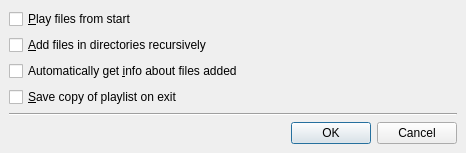
<ui version="4.0" >
 <class>PlaylistPreferences</class>
 <widget class="QDialog" name="PlaylistPreferences" >
  <property name="geometry" >
   <rect>
    <x>0</x>
    <y>0</y>
    <width>466</width>
    <height>144</height>
   </rect>
  </property>
  <property name="windowTitle" >
   <string>Playlist - Preferences</string>
  </property>
  <layout class="QVBoxLayout" >
   <property name="margin" >
    <number>9</number>
   </property>
   <property name="spacing" >
    <number>6</number>
   </property>
   <item>
    <widget class="QCheckBox" name="play_from_start_check" >
     <property name="text" >
      <string>&amp;Play files from start</string>
     </property>
    </widget>
   </item>
   <item>
    <widget class="QCheckBox" name="recursive_check" >
     <property name="text" >
      <string>&amp;Add files in directories recursively</string>
     </property>
    </widget>
   </item>
   <item>
    <widget class="QCheckBox" name="getinfo_check" >
     <property name="text" >
      <string>Automatically get &amp;info about files added</string>
     </property>
    </widget>
   </item>
   <item>
    <widget class="QCheckBox" name="autosave_on_exit_check" >
     <property name="text" >
      <string>&amp;Save copy of playlist on exit</string>
     </property>
    </widget>
   </item>
   <item>
    <widget class="Line" name="line" >
     <property name="orientation" >
      <enum>Qt::Horizontal</enum>
     </property>
    </widget>
   </item>
   <item>
    <widget class="QDialogButtonBox" name="buttonBox" >
     <property name="orientation" >
      <enum>Qt::Horizontal</enum>
     </property>
     <property name="standardButtons" >
      <set>QDialogButtonBox::Cancel|QDialogButtonBox::NoButton|QDialogButtonBox::Ok</set>
     </property>
    </widget>
   </item>
  </layout>
 </widget>
 <resources/>
 <connections>
  <connection>
   <sender>buttonBox</sender>
   <signal>accepted()</signal>
   <receiver>PlaylistPreferences</receiver>
   <slot>accept()</slot>
   <hints>
    <hint type="sourcelabel" >
     <x>248</x>
     <y>254</y>
    </hint>
    <hint type="destinationlabel" >
     <x>157</x>
     <y>274</y>
    </hint>
   </hints>
  </connection>
  <connection>
   <sender>buttonBox</sender>
   <signal>rejected()</signal>
   <receiver>PlaylistPreferences</receiver>
   <slot>reject()</slot>
   <hints>
    <hint type="sourcelabel" >
     <x>316</x>
     <y>260</y>
    </hint>
    <hint type="destinationlabel" >
     <x>286</x>
     <y>274</y>
    </hint>
   </hints>
  </connection>
 </connections>
</ui>
